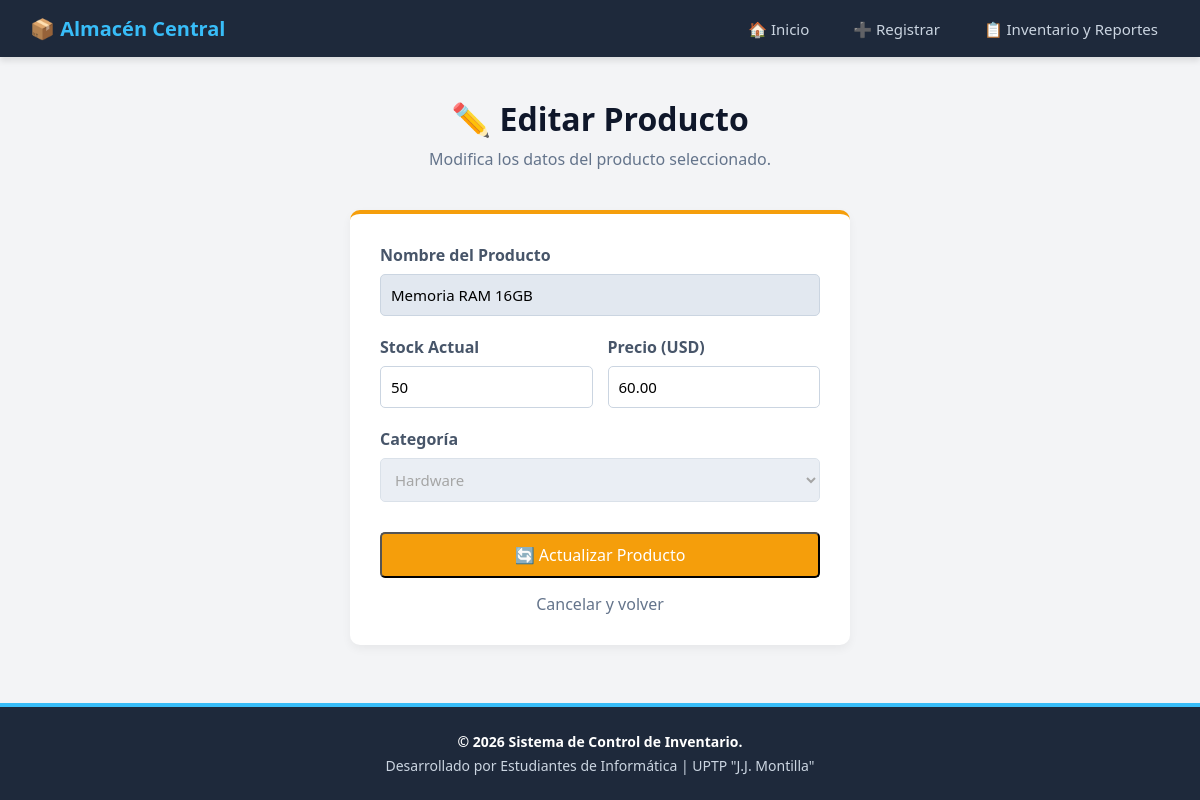
Page /views/editar_producto.php?id=4 on the committed database.
### tables this page shows
CREATE TABLE productos (
    ID_Producto     INT AUTO_INCREMENT PRIMARY KEY,
    Nombre          VARCHAR(150) NOT NULL,
    Stock           INT DEFAULT 0,
    Precio          DECIMAL(10,2),
    ID_Categoria    INT,                               
    creado_en       TIMESTAMP DEFAULT CURRENT_TIMESTAMP,
    FOREIGN KEY (ID_Categoria) REFERENCES categorias(ID_Categoria) ON DELETE SET NULL
);

CREATE TABLE categorias (
    ID_Categoria    INT AUTO_INCREMENT PRIMARY KEY,
    Nombre          VARCHAR(100) NOT NULL,
    Descripcion     VARCHAR(255)
);

### views/editar_producto.php (the view, shortened to what this page needs)
<?php
require '../conexion.php';
$id = (int) ($_GET['id'] ?? 0);
$sql = "SELECT Nombre, Stock, Precio, ID_Categoria FROM productos WHERE ID_Producto = ?";
$stmt = $conexion->prepare($sql);
$stmt->bind_param("i", $id);
$stmt->execute();
$resultado = $stmt->get_result();
$producto = $resultado->fetch_assoc();
$query_cat = $conexion->query("SELECT ID_Categoria, Nombre FROM categorias");
?>
<!DOCTYPE html>
<html lang="es">
<head>
    <link rel="stylesheet" href="../assets/css/estilos.css">
</head>
<body>
    <?php include '../includes/navbar.php'; ?>
    <main class="contenedor">
        <div class="encabezado-dashboard">
            <h1>✏️ Editar Producto</h1>
            <p>Modifica los datos del producto seleccionado.</p>
        </div>
        <div class="formulario-caja" style="border-top-color: #f59e0b;">
            <form action="../procesos/actualizar_producto.php" method="POST">
                <div class="grupo-input">
                    <label for="nombre">Nombre del Producto</label>
                    <input type="text" id="nombre" name="nombre" value="<?= htmlspecialchars($producto['Nombre']) ?>"
                        required readonly style="background-color: #e2e8f0; cursor: not-allowed;">
                </div>
                <div class="grupo-input doble">
                    <div>
                        <label for="stock">Stock Actual</label>
                        <input type="number" id="stock" name="stock" min="0" value="<?= $producto['Stock'] ?>" required>
                    </div>
                    <div>
                        <label for="precio">Precio (USD)</label>
                        <input type="number" step="0.01" id="precio" name="precio" min="0"
                            value="<?= $producto['Precio'] ?>">
                    </div>
                </div>
                <div class="grupo-input">
                    <label for="categoria">Categoría</label>
                    <select id="categoria" disabled style="background-color: #e2e8f0; cursor: not-allowed;">
                        <?php while ($cat = $query_cat->fetch_assoc()): ?>
                            <option value="<?= $cat['ID_Categoria'] ?>" <?= ($producto['ID_Categoria'] == $cat['ID_Categoria']) ? 'selected' : '' ?>>
                                <?= htmlspecialchars($cat['Nombre']) ?>
                            </option>
                        <?php endwhile; ?>
                    </select>
                </div>
                <button type="submit" class="btn-accion"
                    style="width: 100%; margin-top: 10px; font-size: 16px; background-color: #f59e0b;">
                    🔄 Actualizar Producto
                </button>
                <a href="listar_inventario.php"
                    style="display: block; text-align: center; margin-top: 15px; color: #64748b; text-decoration: none;">Cancelar
                    y volver</a>
            </form>
        </div>
    </main>
    <?php include '../includes/footer.php'; ?>
</body>
</html>

### assets/css/estilos.css (style rules this page uses)
* { margin: 0; padding: 0; box-sizing: border-box; font-family: 'Segoe UI', Tahoma, Geneva, Verdana, sans-serif; }
body { background-color: #f3f4f6; color: #333; display: flex; flex-direction: column; min-height: 100vh; }
.contenedor { max-width: 1000px; margin: 40px auto; padding: 0 20px; }
.encabezado-dashboard { text-align: center; margin-bottom: 40px; }
.encabezado-dashboard h1 { color: #0f172a; font-size: 32px; }
.encabezado-dashboard p { color: #64748b; margin-top: 8px; }
.btn-accion { display: inline-block; padding: 10px 15px; background-color: #0284c7; color: white; text-decoration: none; border-radius: 5px; font-size: 14px; transition: 0.3s; }
.formulario-caja { background: white; max-width: 500px; margin: 0 auto; padding: 30px; border-radius: 10px; box-shadow: 0 4px 10px rgba(0, 0, 0, 0.05); border-top: 4px solid #10b981; }
.grupo-input { margin-bottom: 20px; }
.grupo-input label { display: block; margin-bottom: 8px; font-weight: bold; color: #475569; }
.grupo-input input, .grupo-input select { width: 100%; padding: 10px; border: 1px solid #cbd5e1; border-radius: 5px; font-size: 15px; outline: none; }
.grupo-input.doble { display: flex; gap: 15px; }
.grupo-input.doble div { flex: 1; }

### rows in the picture
productos: nombre "Memoria RAM 16GB", stock "50", precio "60.00", ID_Categoria.Nombre "Hardware"
